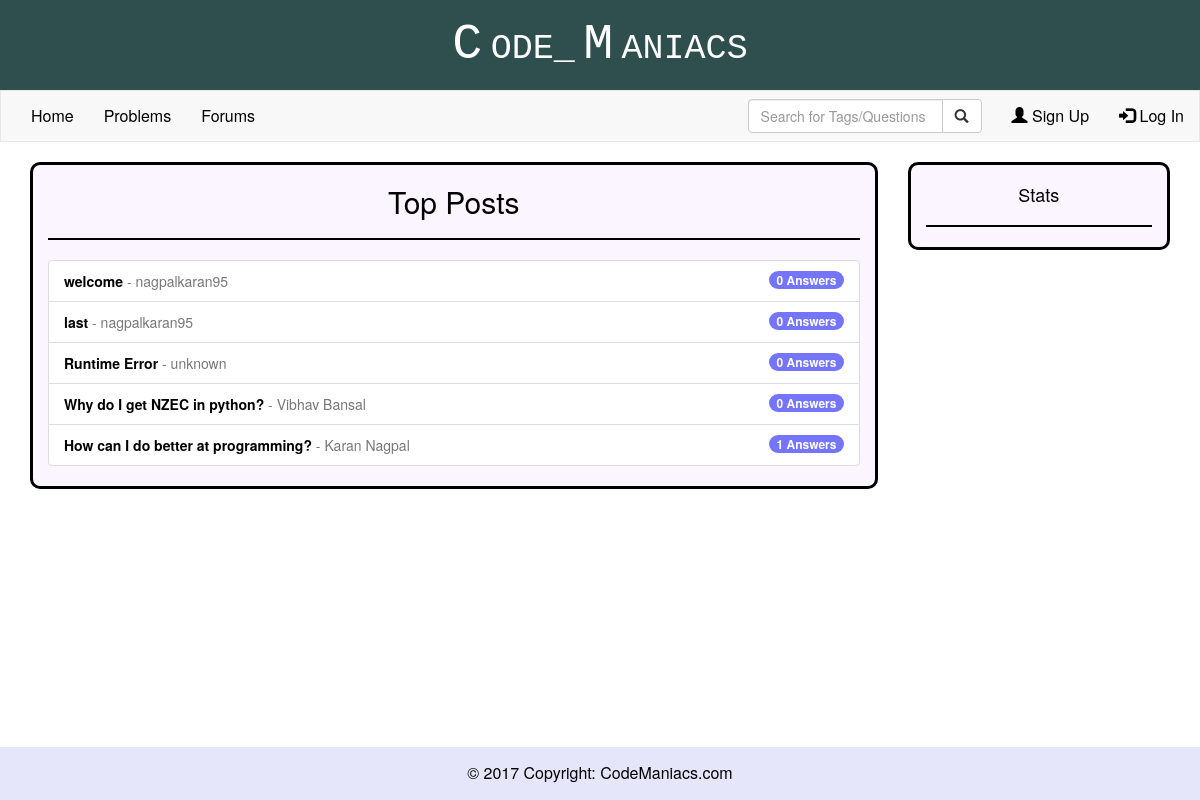
The app's page /, older data.
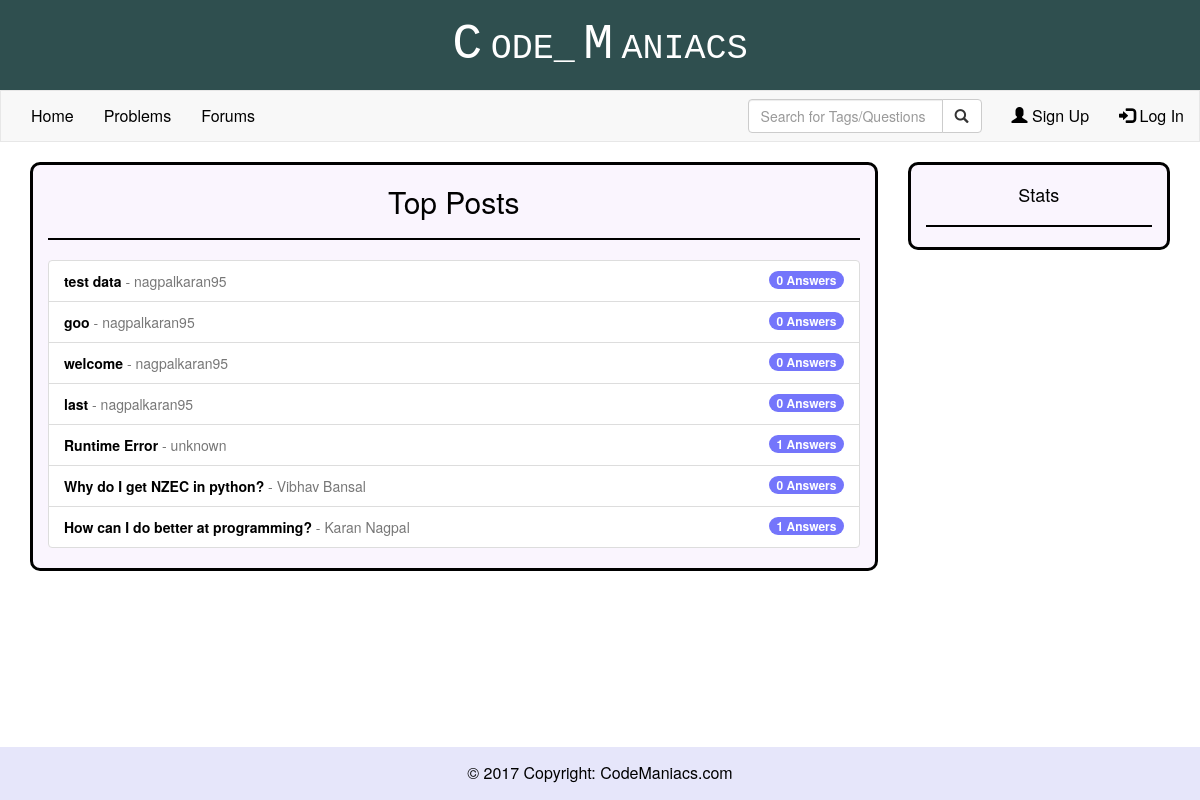
The same page, newer data.
### forums/models.py (models this page shows, shortened)
class Forum(models.Model):
    question = models.CharField(max_length = 200)
    description  = models.CharField(max_length = 1000, default = "")
    tags = models.CharField(max_length = 100, default = "")
    author = models.CharField(max_length = 200)
    dateCreated = models.DateTimeField(default = datetime.now)
    rating = models.IntegerField(default = 0)
    solved = models.IntegerField(default = 0)

### codeManiacs/views.py (the view)
# urls.py: url(r'^$', codeManiacs_views.index),
def index(request):
    auth = request.user.is_authenticated()
    user = None
    if auth:
        user = User.objects.get(username = request.user.username)
    posts = Forum.objects.all().order_by('-dateCreated')
    return render(request, 'index.html', {'user': user,'posts': posts})

### templates/index.html (shortened to what this page needs)
{% extends "base.html" %}
{% block content %}
    <div class="container" style="margin-bottom:200px">
            <div class="row">
                <div class="col-sm-9">
                    <div class="col-sm-12 rounded" style="background-color: rgb(250, 245, 254); border: 3px solid black;">
                        <h2 class="text-center">Top Posts</h2>
                        <hr>
                        <div class="list-group">
                            {% for post in posts %}
                                <a href="/forums/thread/{{post.id}}/" class="list-group-item">
                                    <span style="color:black">
                                        <strong>{{ post.question }}</strong>
                                    </span>
                                    <span class="text-muted">
                                        - {{ post.author }}
                                    </span>
                                    <span class="badge" style="background-color:rgb(116, 117, 251)">
                                        {{ post.answer_set.count }} Answers
                                    </span>
                                </a>
                            {% endfor %}
                        </div>
                    </div>
                </div>
                <div class="col-sm-3">
                    <div class="col-sm-12 rounded" style="background-color: rgb(250, 245, 254); border: 3px solid black;">
                        <h4 class="text-center" style="padding-top:10px;">Stats</h4>
                        <hr>
                    </div>
                </div>
            </div>
        </div>
{% endblock %}

Row changes from the older to the newer data that the page shows:
added Forum: question "test data", author "nagpalkaran95", answer_set.count "0"
added Forum: question "goo", author "nagpalkaran95", answer_set.count "0"
changed Forum "Runtime Error": answer_set.count "0" → "1"
